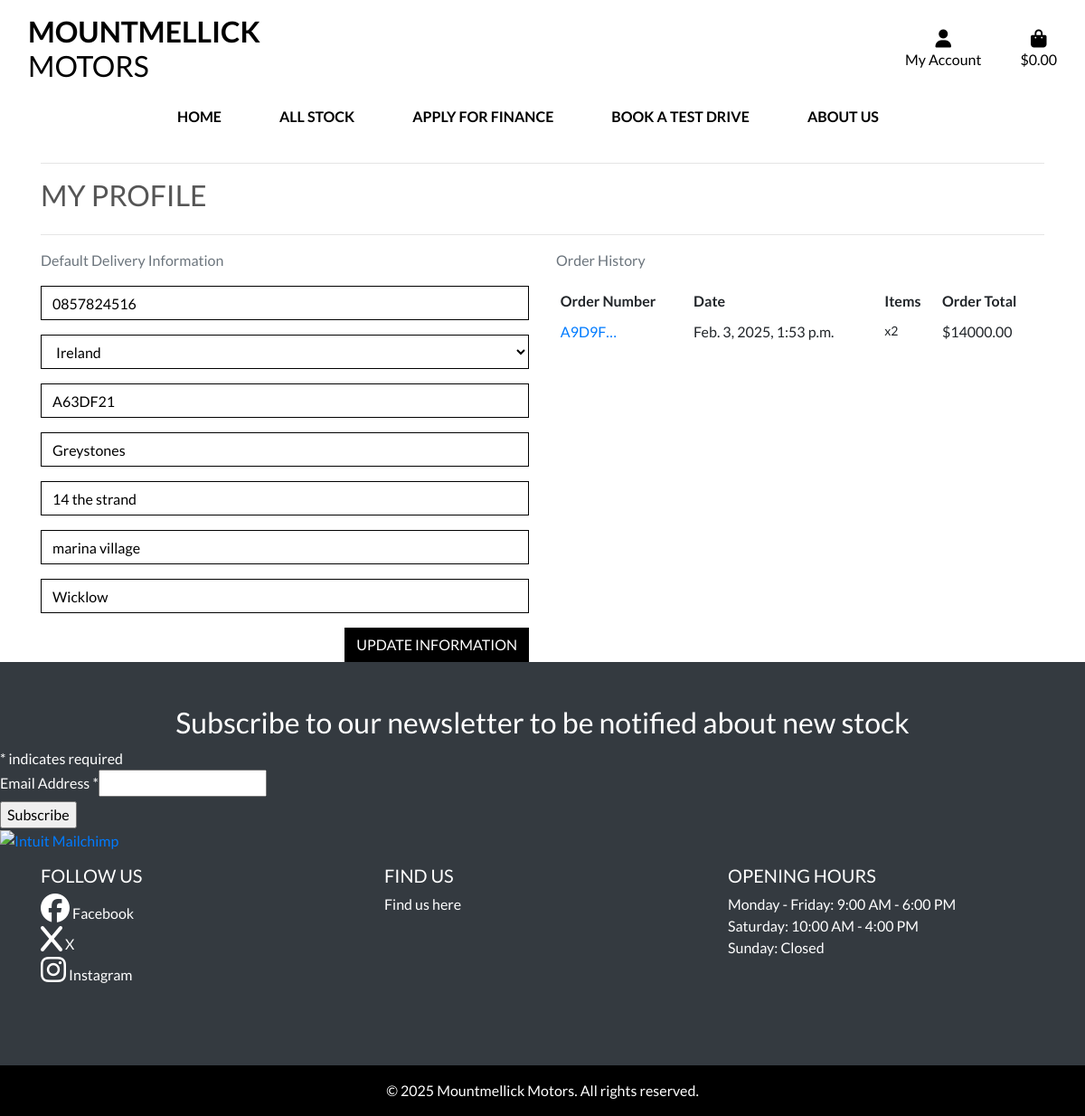
The page /profile/ (signed in) on the database as committed earlier.
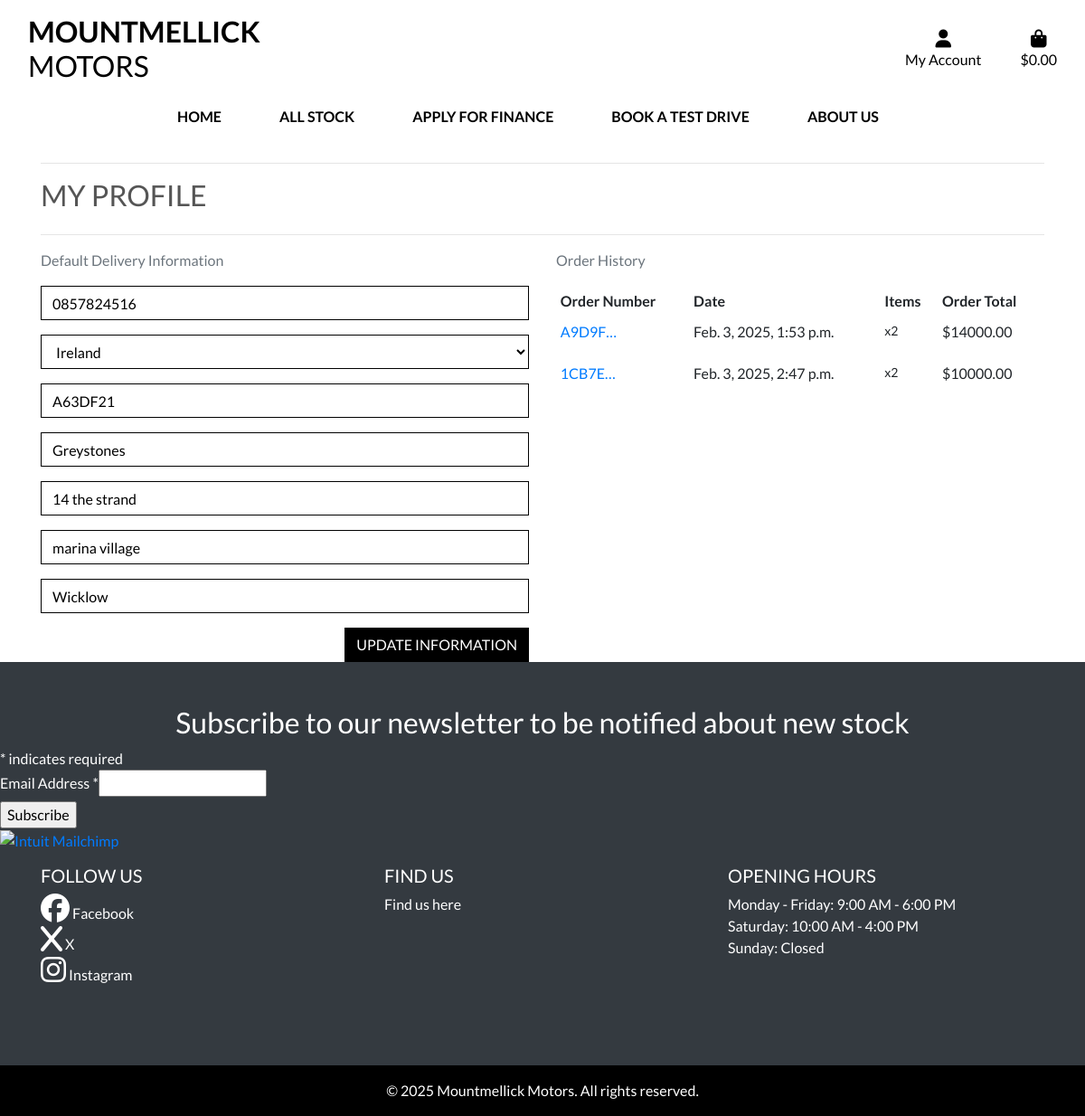
The same page on the database as committed later.
### checkout/models.py (models this page shows, shortened)
class Order(models.Model):
    order_number = models.CharField(max_length=32, null=False, editable=False)
    user_profile = models.ForeignKey(UserProfile, on_delete=models.SET_NULL,
                                     null=True, blank=True, related_name='orders')
    full_name = models.CharField(max_length=50, null=False, blank=False)
    email = models.EmailField(max_length=254, null=False, blank=False)
    phone_number = models.CharField(max_length=20, null=False, blank=False)
    country = CountryField(blank_label='Country *', null=False, blank=False)
    postcode = models.CharField(max_length=20, null=True, blank=True)
    town_or_city = models.CharField(max_length=40, null=False, blank=False)
    street_address1 = models.CharField(max_length=80, null=False, blank=False)
    street_address2 = models.CharField(max_length=80, null=True, blank=True)
    county = models.CharField(max_length=80, null=True, blank=True)
    date = models.DateTimeField(auto_now_add=True)
    delivery_cost = models.DecimalField(max_digits=6, decimal_places=2, null=False, default=0)
    order_total = models.DecimalField(max_digits=12, decimal_places=2, null=False, default=0)
    grand_total = models.DecimalField(max_digits=12, decimal_places=2, null=False, default=0)
    original_bag = models.TextField(null=False, blank=False, default='')
    stripe_pid = models.CharField(max_length=254, null=False, blank=False, default='')

class OrderLineItem(models.Model):
    order = models.ForeignKey(Order, null=False, blank=False, on_delete=models.CASCADE, related_name='lineitems')
    product = models.ForeignKey(Stock, null=False, blank=False, on_delete=models.CASCADE)
    quantity = models.IntegerField(null=False, blank=False, default=0)
    lineitem_total = models.DecimalField(max_digits=12, decimal_places=2, null=False, blank=False, editable=False)

### profiles/views.py (the view)
# urls.py: path('profile/', include('profiles.urls')),
@login_required
def profile(request):
    profile = get_object_or_404(UserProfile, user=request.user)
    if request.method == 'POST':
        form = UserProfileForm(request.POST, instance=profile)
        if form.is_valid():
            form.save()
            messages.success(request, 'Profile updated successfully')
    form = UserProfileForm(instance=profile)
    orders = profile.orders.all()
    test_drives = TestDrive.objects.filter(user=request.user)  # Fetch user's test drives
    template = 'profiles/profile.html'
    context = {
        'form': form,
        'orders': orders,
        'test_drives': test_drives,  # Pass test drives to template
        'on_profile_page': True
    }
    return render(request, template, context)

### profiles/forms.py
class UserProfileForm(forms.ModelForm):
    class Meta:
        model = UserProfile
        exclude = ('user',)
    def __init__(self, *args, **kwargs):
        super().__init__(*args, **kwargs)
        placeholders = {
            'default_phone_number': 'Phone Number',
            'default_postcode': 'Postal Code',
            'default_town_or_city': 'Town or City',
            'default_street_address1': 'Street Address 1',
            'default_street_address2': 'Street Address 2',
            'default_county': 'County, State or Locality',
        }
        self.fields['default_phone_number'].widget.attrs['autofocus'] = True
        for field in self.fields:
            if field != 'default_country':
                if self.fields[field].required:
                    placeholder = f'{placeholders[field]} *'
                else:
                    placeholder = placeholders[field]
                self.fields[field].widget.attrs['placeholder'] = placeholder
            self.fields[field].widget.attrs['class'] = 'border-black rounded-0 profile-form-input'
            self.fields[field].label = False

### profiles/templates/profiles/profile.html (shortened to what this page needs)
{% extends "base.html" %}
{% load static %}
{% block extra_css %}
    <link rel="stylesheet" href="{% static 'profiles/css/profile.css' %}">
{% endblock %}
{% block content %}
    <div class="overlay"></div>
    <div class="container">
        <div class="row">
            <div class="col">
                <hr>
                <h2 class="logo-font mb-4">My Profile</h2>
                <hr>
            </div>
        </div>
        <div class="row">
            <div class="col-12 col-lg-6">
                <p class="text-muted">Default Delivery Information</p>
                <form class="mt-3" action="{% url 'profile' %}" method="POST" id="profile-update-form">
                    {{ form|crispy }}
                    <button class="btn btn-black rounded-0 text-uppercase float-right">Update Information</button>
                </form>
            </div>
            <div class="col-12 col-lg-6">
                <p class="text-muted">Order History</p>
                <div class="order-history table-responsive">
                    <table class="table table-sm table-borderless">
                        <thead>
                            <tr>
                                <th>Order Number</th>
                                <th>Date</th>
                                <th>Items</th>
                                <th>Order Total</th>
                            </tr>
                        </thead>
                        <tbody>
                            {% for order in orders %}
                                <tr>
                                    <td>
                                        <a href="{% url 'order_history' order.order_number %}"
                                        title="{{ order.order_number }}">
                                            {{ order.order_number|truncatechars:6 }}
                                        </a>
                                    </td>
                                    <td>{{ order.date }}</td>
                                    <td>
                                        <ul class="list-unstyled">
                                            {% for item in order.lineitems.all %}
                                                <li class="small">
                                                    {{ item.product.name }} x{{ item.quantity }}
                                                </li>
                                            {% endfor %}
                                        </ul>
                                    </td>
                                    <td>${{ order.grand_total }}</td>
                                </tr>
                            {% endfor %}
                        </tbody>
                    </table>
                </div>
            </div>
        </div>
    </div>
{% endblock %}

Rows that differ between the two databases and show on the page:
added Order: order_number "1CB7E…", date "Feb. 3, 2025, 2:47 p.m.", grand_total "10000.00"
added OrderLineItem: quantity "2", shown under "1CB7E…"
